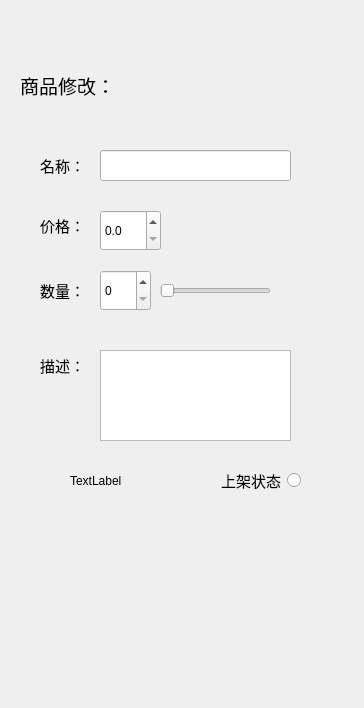
<?xml version="1.0" encoding="UTF-8"?>
<ui version="4.0">
 <class>change_commodity_dialog</class>
 <widget class="QDialog" name="change_commodity_dialog">
  <property name="geometry">
   <rect>
    <x>0</x>
    <y>0</y>
    <width>364</width>
    <height>708</height>
   </rect>
  </property>
  <property name="windowTitle">
   <string>Dialog</string>
  </property>
  <widget class="QLabel" name="label">
   <property name="geometry">
    <rect>
     <x>20</x>
     <y>60</y>
     <width>121</width>
     <height>51</height>
    </rect>
   </property>
   <property name="text">
    <string>&lt;html&gt;&lt;head/&gt;&lt;body&gt;&lt;p&gt;&lt;span style=&quot; font-size:14pt;&quot;&gt;商品修改：&lt;/span&gt;&lt;/p&gt;&lt;/body&gt;&lt;/html&gt;</string>
   </property>
  </widget>
  <widget class="QLabel" name="label_2">
   <property name="geometry">
    <rect>
     <x>40</x>
     <y>150</y>
     <width>41</width>
     <height>31</height>
    </rect>
   </property>
   <property name="font">
    <font>
     <pointsize>11</pointsize>
    </font>
   </property>
   <property name="text">
    <string>名称：</string>
   </property>
  </widget>
  <widget class="QLabel" name="label_3">
   <property name="geometry">
    <rect>
     <x>40</x>
     <y>210</y>
     <width>71</width>
     <height>31</height>
    </rect>
   </property>
   <property name="font">
    <font>
     <pointsize>11</pointsize>
    </font>
   </property>
   <property name="text">
    <string>价格：</string>
   </property>
  </widget>
  <widget class="QLabel" name="label_4">
   <property name="geometry">
    <rect>
     <x>40</x>
     <y>270</y>
     <width>71</width>
     <height>41</height>
    </rect>
   </property>
   <property name="font">
    <font>
     <pointsize>11</pointsize>
    </font>
   </property>
   <property name="text">
    <string>数量：</string>
   </property>
  </widget>
  <widget class="QLabel" name="label_5">
   <property name="geometry">
    <rect>
     <x>40</x>
     <y>350</y>
     <width>71</width>
     <height>31</height>
    </rect>
   </property>
   <property name="font">
    <font>
     <pointsize>11</pointsize>
    </font>
   </property>
   <property name="text">
    <string>描述：</string>
   </property>
  </widget>
  <widget class="QRadioButton" name="state">
   <property name="geometry">
    <rect>
     <x>170</x>
     <y>460</y>
     <width>131</width>
     <height>41</height>
    </rect>
   </property>
   <property name="font">
    <font>
     <pointsize>11</pointsize>
    </font>
   </property>
   <property name="layoutDirection">
    <enum>Qt::RightToLeft</enum>
   </property>
   <property name="text">
    <string>上架状态</string>
   </property>
   <property name="checked">
    <bool>false</bool>
   </property>
  </widget>
  <widget class="QLineEdit" name="name">
   <property name="geometry">
    <rect>
     <x>100</x>
     <y>150</y>
     <width>191</width>
     <height>31</height>
    </rect>
   </property>
   <property name="font">
    <font>
     <pointsize>11</pointsize>
    </font>
   </property>
   <property name="layoutDirection">
    <enum>Qt::LeftToRight</enum>
   </property>
  </widget>
  <widget class="QTextEdit" name="description">
   <property name="geometry">
    <rect>
     <x>100</x>
     <y>350</y>
     <width>191</width>
     <height>91</height>
    </rect>
   </property>
   <property name="font">
    <font>
     <pointsize>11</pointsize>
    </font>
   </property>
  </widget>
  <widget class="QDoubleSpinBox" name="price">
   <property name="geometry">
    <rect>
     <x>100</x>
     <y>210</y>
     <width>61</width>
     <height>41</height>
    </rect>
   </property>
   <property name="decimals">
    <number>1</number>
   </property>
   <property name="maximum">
    <double>1000000.000000000000000</double>
   </property>
  </widget>
  <widget class="QSlider" name="horizontalSlider">
   <property name="geometry">
    <rect>
     <x>160</x>
     <y>280</y>
     <width>111</width>
     <height>21</height>
    </rect>
   </property>
   <property name="orientation">
    <enum>Qt::Horizontal</enum>
   </property>
  </widget>
  <widget class="QSpinBox" name="spinBox">
   <property name="geometry">
    <rect>
     <x>100</x>
     <y>270</y>
     <width>51</width>
     <height>41</height>
    </rect>
   </property>
  </widget>
  <widget class="QLabel" name="warning">
   <property name="geometry">
    <rect>
     <x>70</x>
     <y>470</y>
     <width>121</width>
     <height>21</height>
    </rect>
   </property>
   <property name="text">
    <string>TextLabel</string>
   </property>
  </widget>
 </widget>
 <resources/>
 <connections/>
</ui>
